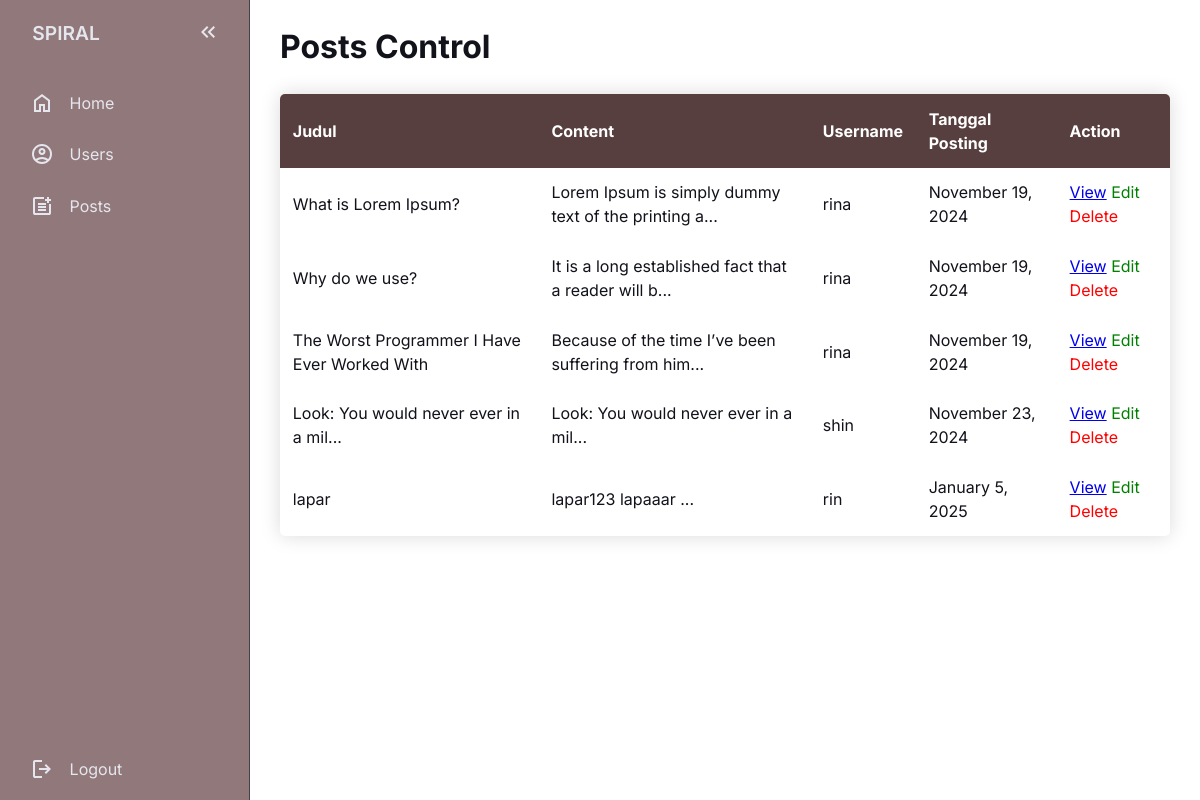
Page /dashboard/admin/controlContents/index.php (signed in) on the committed database.
### tables this page shows
CREATE TABLE `contents` (
  `id` int(11) NOT NULL,
  `judul` varchar(255) NOT NULL,
  `content` text NOT NULL,
  `author_id` int(11) NOT NULL,
  `created_at` timestamp NOT NULL DEFAULT current_timestamp()
);

CREATE TABLE `users` (
  `id` int(11) NOT NULL,
  `email` varchar(255) NOT NULL,
  `username` varchar(255) NOT NULL,
  `password` varchar(64) NOT NULL,
  `nama` varchar(255) NOT NULL,
  `role` varchar(15) NOT NULL
);

### dashboard/admin/controlContents/function/tampil.php (called while the page is built)
<?php
include "../../../lib/connection.php";
function tampil() {
    global $conn;
    $query = "SELECT
            contents.judul,
            contents.content,
            contents.created_at,
            contents.id,
            users.username
        FROM
            contents
        INNER JOIN
            users
        ON
            contents.author_id = users.id
    ";
    $result = mysqli_query($conn, $query);
    $rows = [];
    while ($row = mysqli_fetch_assoc($result)) {
        $rows[] = $row;
    }
    return $rows;
}
?>

### dashboard/admin/controlContents/index.php (the view, shortened to what this page needs)
<?php
include "function/tampil.php";
$data = tampil();
?>
<!DOCTYPE html>
<html lang="en">
<head>
    <link rel="stylesheet" href="../style/style.css">
</head>
<body>
    <nav id="sidebar">
        <ul>
            <li>
                <span class="logo">SPIRAL</span>
                <button onclick="toggleSidebar()" id="toggle-btn">
                    <svg xmlns="http://www.w3.org/2000/svg" height="24px" viewBox="0 -960 960 960" width="24px"
                        fill="#e8eaed">
                        <path
                            d="M440-240 200-480l240-240 56 56-183 184 183 184-56 56Zm264 0L464-480l240-240 56 56-183 184 183 184-56 56Z" />
                    </svg>
                </button>
            </li>
            <li class="active">
                <a href="/goobnote/dashboard/admin/index.php">
                    <svg xmlns="http://www.w3.org/2000/svg" height="24px" viewBox="0 -960 960 960" width="24px"
                        fill="#e8eaed">
                        <path
                            d="M240-200h120v-240h240v240h120v-360L480-740 240-560v360Zm-80 80v-480l320-240 320 240v480H520v-240h-80v240H160Zm320-350Z" />
                    </svg>
                    <span>Home</span>
                </a>
            </li>
            <li>
                <a href="/goobnote/dashboard/admin/controlUsers/index.php">
                    <span>Users</span>
                </a>
            </li>
            <li>
                <a href="/goobnote/dashboard/admin/controlContents/index.php">
                    <span>Posts</span>
                </a>
            </li>
        </ul>
        <div class="logout">
            <form action="../logout.php" method="POST" id="form">
                <a href="javascript:{}" onclick="document.getElementById('form').submit();">
                    <svg xmlns="http://www.w3.org/2000/svg" height="24px" viewBox="0 -960 960 960" width="24px"
                        fill="#e8eaed">
                        <path
                            d="M200-120q-33 0-56.5-23.5T120-200v-560q0-33 23.5-56.5T200-840h280v80H200v560h280v80H200Zm440-160-55-58 102-102H360v-80h327L585-622l55-58 200 200-200 200Z" />
                    </svg>
                    <span>Logout</span>
                </a>
            </form>
        </div>
    </nav>
    <main>
        <h1>Posts Control</h1>
        <table class="table-content">
            <thead>
                <tr>
                    <th>Judul</th>
                    <th>Content</th>
                    <th>Username</th>
                    <th>Tanggal Posting</th>
                    <th>Action</th>
                </tr>
            </thead>
            <tbody>
                <?php foreach ($data as $posting) : ?>
                <tr>
                    <td><?= (strlen($posting['judul']) >= 50 ? substr($posting['content'], 0, 50) . '...' :  $posting['judul']);?></td>
                    <td><?= substr($posting['content'], 0, 50) . '...'; ?></td>
                    <td><?= $posting['username']; ?></td>
                    <td><?= date("F j, Y", strtotime($posting['created_at'])); ?></td>
                    <td class="action">
                        <a href="/goobnote/singlePost/index.php?id=<?= $posting['id']; ?>">View</a>
                        <a href="/goobnote/dashboard/admin/controlContents/contentEdit.php?id=<?= $posting['id']; ?>" class="edit">Edit</a>
                        <a href="/goobnote/dashboard/admin/controlContents/function/delete.php?id=<?= $posting['id']; ?>"
                           onclick="return confirm('Yakin ingin menghapus konten ini?');" class="delete">Delete</a>
                    </td>
                </tr>
                <?php endforeach ?>
            </tbody>
        </table>
    </main>
</body>
</html>

### dashboard/admin/style/style.css (style rules this page uses)
:root { --base-clr: #11121a; --line-clr: #42434a; --hover-clr: #583f3f; --text-clr: #e6e6ef; }
* { padding: 0; margin: 0; }
html { font-family: Inter, 'Segoe UI', Tahoma, Geneva, Verdana, sans-serif; line-height: 1.5rem; }
body { display: grid; min-height: 100vh; min-height: 100dvh; background-color: #fff; color: var(--text-clr); grid-template-columns: auto 1fr; }
#sidebar { display: flex; box-sizing: border-box; height: 100vh; width: 250px; padding: 5px 1em; background-color: #91787a; border-right: 1px solid var(--line-clr); position: sticky; top: 0; align-self: start; transition: 300ms ease-in-out; overflow: hidden; flex-direction: column; justify-content: space-between; }
#sidebar ul { list-style: none; }
#sidebar a, #sidebar .logo { padding: 0.85em; text-decoration: none; color: var(--text-clr); display: flex; align-items: center; gap: 1em; }
#sidebar svg { flex-shrink: 0; fill: var(--text-clr); }
#sidebar a span { flex-grow: 1; }
main { padding: min(30px, 7%); }
main { color: var(--base-clr); margin-top: 5px; margin-bottom: 15px; }
.table-content { border-collapse: collapse; margin: 35px 0; min-width: 500px; font-size: 1em; border-radius: 5px; overflow: hidden; box-shadow: 0 0 20px rgba(0, 0, 0, 0.15); }
.table-content thead tr { background-color: #583f3f; color: #fff; text-align: left; font-weight: bold; }
.table-content th, .table-content td { padding: 0.8em; }
.table-content td a.edit { text-decoration: none; color: green; }
.table-content td a.delete { text-decoration: none; color: red; }

### rows in the picture
contents: judul "What is Lorem Ipsum?", content "Lorem Ipsum is simply dummy text of the printing a", author.username "rina", created_at "November 19, 2024"
contents: judul "Why do we use?", content "It is a long established fact that a reader will b", author.username "rina", created_at "November 19, 2024"
contents: judul "The Worst Programmer I Have Ever Worked With", content "Because of the time I’ve been suffering from him", author.username "rina", created_at "November 19, 2024"
contents: content "Look: You would never ever in a mil", author.username "shin", created_at "November 23, 2024"
contents: judul "lapar", content "lapar123 lapaaar", author.username "rin", created_at "January 5, 2025"
